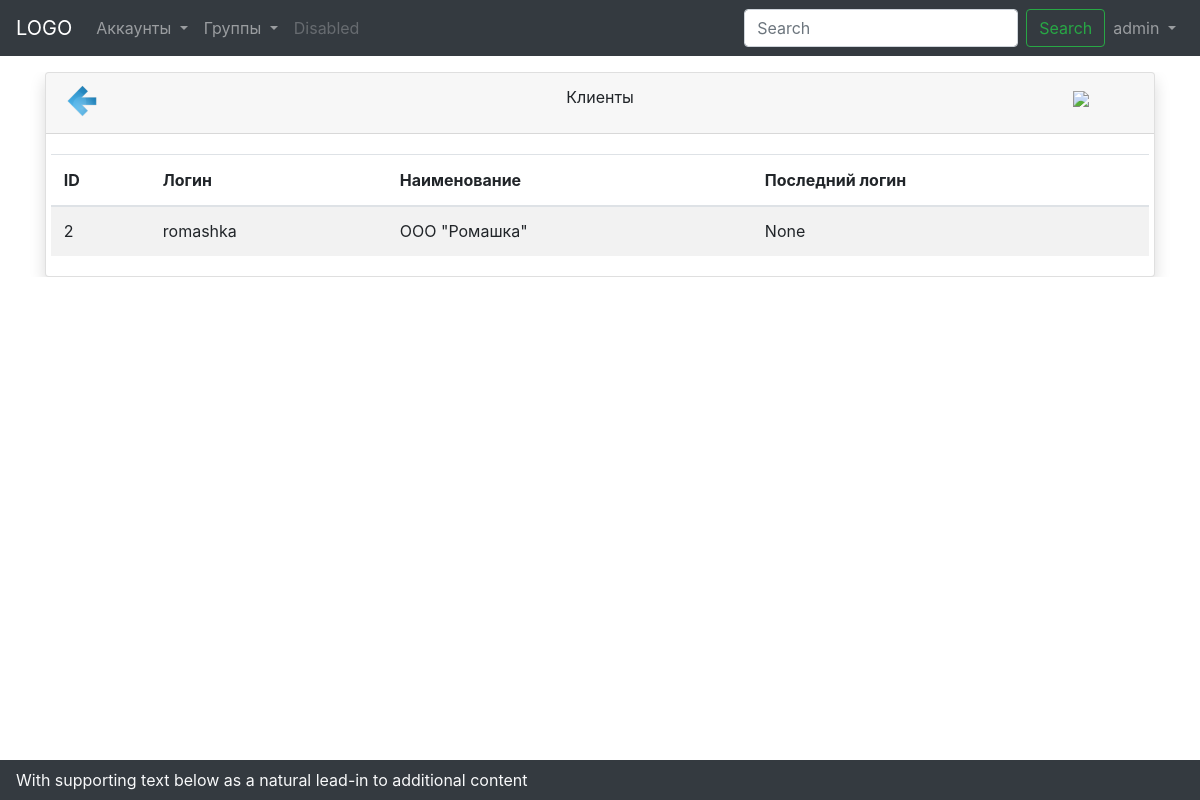
Screenshot of /customer/list/ (signed in) with the database file from the repository.
### core/models.py (models this page shows, shortened)
class Customer(models.Model):
    account_login = None
    account_password = None
    phone_regex = RegexValidator(regex=r'^\+?1?\d{6,15}$',
                                 message="Телефонный номер должен быть иметь следующий формат: '+999999999'. "
                                         "Максимальное количество цифр 15.")
    d_reg = RegexValidator(regex=r'^\d{9,15}$', message='Введите цифры')
    email_validator = EmailValidator()
    account = models.OneToOneField(User, on_delete=models.CASCADE, blank=True)
    name = models.CharField(max_length=100, verbose_name='Наименование')
    OGRN = models.CharField(validators=[d_reg], blank=True, max_length=20, verbose_name='ОГРН')
    INN = models.CharField(validators=[d_reg], blank=True, max_length=20, verbose_name='ИНН')
    KPP = models.CharField(validators=[d_reg], blank=True, max_length=20, verbose_name='КПП')
    legal_address = models.CharField(max_length=250, blank=True, verbose_name='Адрес фактический')
    postal_address = models.CharField(max_length=250, blank=True, verbose_name='Адрес юридический')
    phone_number = models.CharField(validators=[phone_regex], max_length=17, verbose_name='Номер телефона')
    email_address = models.CharField(validators=[email_validator], max_length=15, verbose_name='Электронная почта')
    is_create = models.DateTimeField(auto_now_add=True, verbose_name='Дата создания')
    is_update = models.DateTimeField(auto_now=True, verbose_name='Дата модификации')

### core/views.py (the view)
# urls.py: path('customer/list/', views.CustomerList.as_view(), name='accounts_list'),
class CustomerList(ListViewMixin):
    model = Customer
    view_title = 'Клиенты'
    page_title = ''
    heads = ('ID', 'Логин', 'Наименование', 'Последний логин',)
    permission_required = ('core.view_customer', 'auth.view_user')
    create_uri = 'account_create'

### core/mixins.py (called while the page is built)
    def get_context_data(self, **kwargs):
        context = super(ListViewMixin, self).get_context_data(**kwargs)
        context['page_title'] = self.view_title
        context['view_title'] = self.view_title
        context['heads'] = self.heads
        context['create_uri'] = self.create_uri
        return context

### core/templates/core/customer_list.html (shortened to what this page needs)
{% extends 'core/list.html' %}
{% block list %}
    {% for customer in object_list %}
    <tr {% if not customer.account.is_active %}class="table-danger"{% endif %}>
        <td>{{ customer.account.pk }}</td>
        <td>{{ customer.account.username }}</td>
        <td>{{ customer.name }}</td>
        <td>{{ customer.account.last_login }}</td>
    </tr>
    {% endfor %}
{% endblock list %}

### templates/menu.html (shortened to what this page needs)
{% block menu %}
<nav class="navbar navbar-expand-lg navbar-dark bg-dark">
    <a class="navbar-brand" href="{% url 'dashboard' %}">LOGO</a>
    {% if user.is_authenticated %}
    <div class="collapse navbar-collapse" id="navbarSupportedContent">
        <ul class="navbar-nav mr-auto">
            {% if user.is_staff or user.is_superuser %}
            <li class="nav-item dropdown">
                <a class="nav-link dropdown-toggle" href="#" id="accounts" role="button" data-toggle="dropdown"
                   aria-haspopup="true" aria-expanded="false">
                    Аккаунты
                </a>
            </li>
            <li class="nav-item dropdown">
                <a class="nav-link dropdown-toggle" href="#" id="group" role="button" data-toggle="dropdown"
                   aria-haspopup="true" aria-expanded="false">
                    Группы
                </a>
            </li>
            <li class="nav-item">
                <a class="nav-link disabled" href="#">Disabled</a>
            </li>
            {% endif %}
        </ul>
        <form class="menu-form form-inline my-3 my-lg-0">
            <input class="form-control mr-sm-2" type="search" placeholder="Search" aria-label="Search">
            <button class="btn btn-outline-success my-2 my-sm-0" type="submit">Search</button>
        </form>
        <ul class="navbar-nav w-10">
            <li class="nav-item dropdown">
                <a class="nav-link dropdown-toggle" href="#" id="navbarDropdown" role="button" data-toggle="dropdown"
                   aria-haspopup="true" aria-expanded="false">
                    {{ user.username }}
                </a>
            </li>
        </ul>
    </div>
    {% endif %}
</nav>
{% endblock menu %}

### static/css/main.css (style rules this page uses)
table.responce-table thead th, table.responce-table tbody td { padding: .8rem; }
table.responce-table tbody td { padding: .8rem; }

### rows the page displays
Customer: account.pk "2", account.username "romashka", name "ООО \"Ромашка\"", account.last_login "None"

### other values shown
{{ user.username }} "admin"
{{ page_title }} "Клиенты"
{{ head }} "ID" "Логин" "Наименование" "Последний логин"
